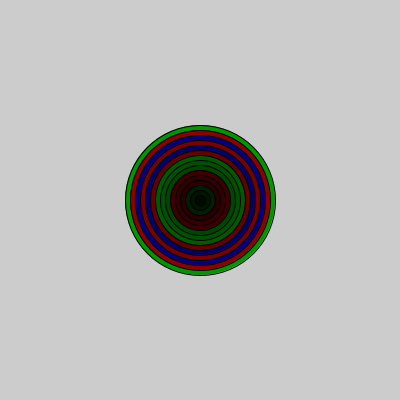
Frame 1 (no input)
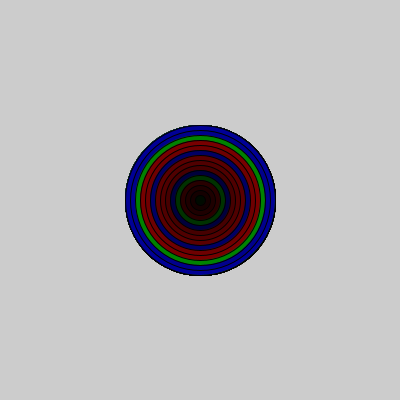
Frame 60 (the mouse pressed at the canvas centre just before this capture)
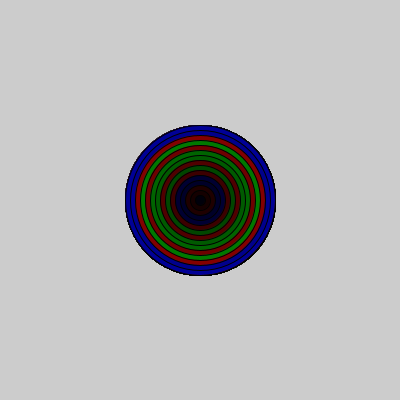
Frame 120 (the mouse held since frame 60 and released just before this capture)

The Processing sketch that drew these frames (run headless with seeded random() and noise(); from frame 60 on, the mouse is pressed at the canvas centre):

// Processing sketch: circuloshijoscolorespsicodelicos
// ── circuloshijoscolorespsicodelicos.pde
void setup(){
  size(400,400);
}

void draw(){

    for(int i = 15; i>0;i--){
      switch (int(random(3))){
        case 0:
          fill(i*10,0,0);
          break;
        case 1:
          fill(0,i*10,0);
          break;
        case 2:
          fill(0,0,i*10);
          break;
      }
      ellipse(width/2,height/2, 10*i, 10*i);
    }


}
